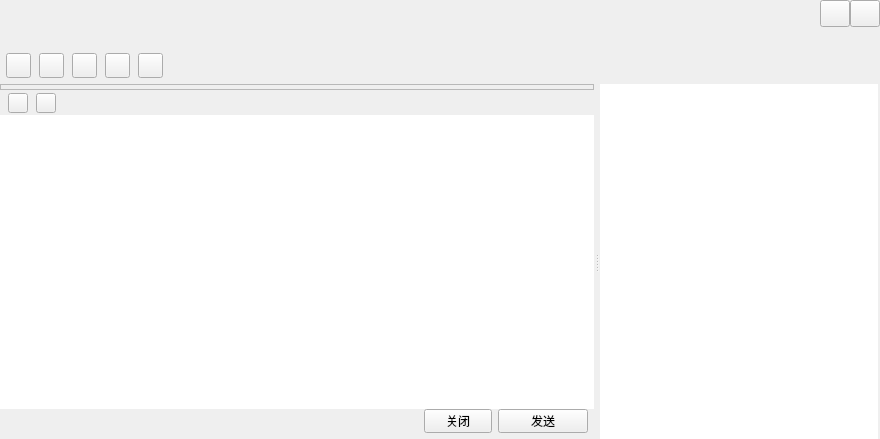
<?xml version="1.0" encoding="UTF-8"?>
<ui version="4.0">
 <class>TalkWindowClass</class>
 <widget class="QWidget" name="TalkWindowClass">
  <property name="geometry">
   <rect>
    <x>0</x>
    <y>0</y>
    <width>880</width>
    <height>439</height>
   </rect>
  </property>
  <property name="windowTitle">
   <string>TalkWindow</string>
  </property>
  <layout class="QVBoxLayout" name="verticalLayout_6">
   <property name="spacing">
    <number>0</number>
   </property>
   <property name="leftMargin">
    <number>0</number>
   </property>
   <property name="topMargin">
    <number>0</number>
   </property>
   <property name="rightMargin">
    <number>0</number>
   </property>
   <property name="bottomMargin">
    <number>0</number>
   </property>
   <item>
    <widget class="QWidget" name="titleWidget" native="true">
     <property name="sizePolicy">
      <sizepolicy hsizetype="Expanding" vsizetype="Fixed">
       <horstretch>0</horstretch>
       <verstretch>0</verstretch>
      </sizepolicy>
     </property>
     <property name="minimumSize">
      <size>
       <width>0</width>
       <height>84</height>
      </size>
     </property>
     <property name="maximumSize">
      <size>
       <width>16777215</width>
       <height>84</height>
      </size>
     </property>
     <property name="bottomskin" stdset="0">
      <bool>true</bool>
     </property>
     <layout class="QVBoxLayout" name="verticalLayout">
      <property name="spacing">
       <number>0</number>
      </property>
      <property name="leftMargin">
       <number>6</number>
      </property>
      <property name="topMargin">
       <number>0</number>
      </property>
      <property name="rightMargin">
       <number>0</number>
      </property>
      <property name="bottomMargin">
       <number>0</number>
      </property>
      <item>
       <layout class="QHBoxLayout" name="horizontalLayout">
        <property name="spacing">
         <number>0</number>
        </property>
        <item>
         <widget class="QLabel" name="nameLabel">
          <property name="sizePolicy">
           <sizepolicy hsizetype="Expanding" vsizetype="Fixed">
            <horstretch>0</horstretch>
            <verstretch>0</verstretch>
           </sizepolicy>
          </property>
          <property name="minimumSize">
           <size>
            <width>0</width>
            <height>27</height>
           </size>
          </property>
          <property name="maximumSize">
           <size>
            <width>16777215</width>
            <height>27</height>
           </size>
          </property>
          <property name="font">
           <font>
            <family>Agency FB</family>
            <pointsize>12</pointsize>
           </font>
          </property>
          <property name="text">
           <string/>
          </property>
         </widget>
        </item>
        <item>
         <widget class="QPushButton" name="sysmin">
          <property name="sizePolicy">
           <sizepolicy hsizetype="Fixed" vsizetype="Fixed">
            <horstretch>0</horstretch>
            <verstretch>0</verstretch>
           </sizepolicy>
          </property>
          <property name="minimumSize">
           <size>
            <width>30</width>
            <height>27</height>
           </size>
          </property>
          <property name="maximumSize">
           <size>
            <width>30</width>
            <height>27</height>
           </size>
          </property>
          <property name="focusPolicy">
           <enum>Qt::ClickFocus</enum>
          </property>
          <property name="toolTip">
           <string>最小化</string>
          </property>
          <property name="text">
           <string/>
          </property>
          <property name="iconSize">
           <size>
            <width>30</width>
            <height>30</height>
           </size>
          </property>
         </widget>
        </item>
        <item>
         <widget class="QPushButton" name="sysclose">
          <property name="sizePolicy">
           <sizepolicy hsizetype="Fixed" vsizetype="Fixed">
            <horstretch>0</horstretch>
            <verstretch>0</verstretch>
           </sizepolicy>
          </property>
          <property name="minimumSize">
           <size>
            <width>30</width>
            <height>27</height>
           </size>
          </property>
          <property name="maximumSize">
           <size>
            <width>30</width>
            <height>27</height>
           </size>
          </property>
          <property name="focusPolicy">
           <enum>Qt::ClickFocus</enum>
          </property>
          <property name="toolTip">
           <string>关闭</string>
          </property>
          <property name="text">
           <string/>
          </property>
          <property name="iconSize">
           <size>
            <width>30</width>
            <height>30</height>
           </size>
          </property>
         </widget>
        </item>
       </layout>
      </item>
      <item>
       <widget class="QLabel" name="signLabel">
        <property name="sizePolicy">
         <sizepolicy hsizetype="Expanding" vsizetype="Fixed">
          <horstretch>0</horstretch>
          <verstretch>0</verstretch>
         </sizepolicy>
        </property>
        <property name="minimumSize">
         <size>
          <width>0</width>
          <height>20</height>
         </size>
        </property>
        <property name="maximumSize">
         <size>
          <width>16777215</width>
          <height>20</height>
         </size>
        </property>
        <property name="font">
         <font>
          <family>Agency FB</family>
          <pointsize>10</pointsize>
         </font>
        </property>
        <property name="text">
         <string/>
        </property>
       </widget>
      </item>
      <item>
       <widget class="QWidget" name="funWidget" native="true">
        <property name="sizePolicy">
         <sizepolicy hsizetype="Expanding" vsizetype="Expanding">
          <horstretch>0</horstretch>
          <verstretch>0</verstretch>
         </sizepolicy>
        </property>
        <property name="minimumSize">
         <size>
          <width>0</width>
          <height>34</height>
         </size>
        </property>
        <property name="maximumSize">
         <size>
          <width>16777215</width>
          <height>600</height>
         </size>
        </property>
        <layout class="QHBoxLayout" name="horizontalLayout_2">
         <property name="spacing">
          <number>8</number>
         </property>
         <property name="leftMargin">
          <number>0</number>
         </property>
         <property name="topMargin">
          <number>0</number>
         </property>
         <property name="rightMargin">
          <number>6</number>
         </property>
         <property name="bottomMargin">
          <number>0</number>
         </property>
         <item>
          <widget class="QPushButton" name="addtoolbtn">
           <property name="sizePolicy">
            <sizepolicy hsizetype="Fixed" vsizetype="Fixed">
             <horstretch>0</horstretch>
             <verstretch>0</verstretch>
            </sizepolicy>
           </property>
           <property name="minimumSize">
            <size>
             <width>25</width>
             <height>25</height>
            </size>
           </property>
           <property name="maximumSize">
            <size>
             <width>25</width>
             <height>25</height>
            </size>
           </property>
           <property name="text">
            <string/>
           </property>
           <property name="hasborder" stdset="0">
            <bool>true</bool>
           </property>
          </widget>
         </item>
         <item>
          <widget class="QPushButton" name="addhumanBtn">
           <property name="sizePolicy">
            <sizepolicy hsizetype="Fixed" vsizetype="Fixed">
             <horstretch>0</horstretch>
             <verstretch>0</verstretch>
            </sizepolicy>
           </property>
           <property name="minimumSize">
            <size>
             <width>25</width>
             <height>25</height>
            </size>
           </property>
           <property name="maximumSize">
            <size>
             <width>25</width>
             <height>25</height>
            </size>
           </property>
           <property name="text">
            <string/>
           </property>
           <property name="hasborder" stdset="0">
            <bool>true</bool>
           </property>
          </widget>
         </item>
         <item>
          <widget class="QPushButton" name="appBtn">
           <property name="sizePolicy">
            <sizepolicy hsizetype="Fixed" vsizetype="Fixed">
             <horstretch>0</horstretch>
             <verstretch>0</verstretch>
            </sizepolicy>
           </property>
           <property name="minimumSize">
            <size>
             <width>25</width>
             <height>25</height>
            </size>
           </property>
           <property name="maximumSize">
            <size>
             <width>25</width>
             <height>25</height>
            </size>
           </property>
           <property name="text">
            <string/>
           </property>
           <property name="hasborder" stdset="0">
            <bool>true</bool>
           </property>
          </widget>
         </item>
         <item>
          <widget class="QPushButton" name="videoBtn">
           <property name="sizePolicy">
            <sizepolicy hsizetype="Fixed" vsizetype="Fixed">
             <horstretch>0</horstretch>
             <verstretch>0</verstretch>
            </sizepolicy>
           </property>
           <property name="minimumSize">
            <size>
             <width>25</width>
             <height>25</height>
            </size>
           </property>
           <property name="maximumSize">
            <size>
             <width>25</width>
             <height>25</height>
            </size>
           </property>
           <property name="text">
            <string/>
           </property>
           <property name="hasborder" stdset="0">
            <bool>true</bool>
           </property>
          </widget>
         </item>
         <item>
          <widget class="QPushButton" name="toolsetBtn">
           <property name="sizePolicy">
            <sizepolicy hsizetype="Fixed" vsizetype="Fixed">
             <horstretch>0</horstretch>
             <verstretch>0</verstretch>
            </sizepolicy>
           </property>
           <property name="minimumSize">
            <size>
             <width>25</width>
             <height>25</height>
            </size>
           </property>
           <property name="maximumSize">
            <size>
             <width>25</width>
             <height>25</height>
            </size>
           </property>
           <property name="text">
            <string/>
           </property>
           <property name="hasborder" stdset="0">
            <bool>true</bool>
           </property>
          </widget>
         </item>
         <item>
          <spacer name="horizontalSpacer">
           <property name="orientation">
            <enum>Qt::Horizontal</enum>
           </property>
           <property name="sizeHint" stdset="0">
            <size>
             <width>700</width>
             <height>20</height>
            </size>
           </property>
          </spacer>
         </item>
        </layout>
       </widget>
      </item>
     </layout>
    </widget>
   </item>
   <item>
    <widget class="QSplitter" name="splitter">
     <property name="sizePolicy">
      <sizepolicy hsizetype="Expanding" vsizetype="Expanding">
       <horstretch>0</horstretch>
       <verstretch>0</verstretch>
      </sizepolicy>
     </property>
     <property name="orientation">
      <enum>Qt::Horizontal</enum>
     </property>
     <property name="handleWidth">
      <number>6</number>
     </property>
     <widget class="QSplitter" name="bodySplitter">
      <property name="sizePolicy">
       <sizepolicy hsizetype="Expanding" vsizetype="Expanding">
        <horstretch>0</horstretch>
        <verstretch>0</verstretch>
       </sizepolicy>
      </property>
      <property name="orientation">
       <enum>Qt::Vertical</enum>
      </property>
      <property name="handleWidth">
       <number>1</number>
      </property>
      <property name="childrenCollapsible">
       <bool>false</bool>
      </property>
      <widget class="QWidget" name="bodyWidget" native="true">
       <property name="sizePolicy">
        <sizepolicy hsizetype="Expanding" vsizetype="Expanding">
         <horstretch>0</horstretch>
         <verstretch>0</verstretch>
        </sizepolicy>
       </property>
       <layout class="QVBoxLayout" name="verticalLayout_4">
        <property name="spacing">
         <number>0</number>
        </property>
        <property name="leftMargin">
         <number>0</number>
        </property>
        <property name="topMargin">
         <number>0</number>
        </property>
        <property name="rightMargin">
         <number>0</number>
        </property>
        <property name="bottomMargin">
         <number>0</number>
        </property>
        <item>
         <widget class="QFrame" name="frameWidget">
          <property name="sizePolicy">
           <sizepolicy hsizetype="Expanding" vsizetype="Expanding">
            <horstretch>0</horstretch>
            <verstretch>0</verstretch>
           </sizepolicy>
          </property>
          <property name="frameShape">
           <enum>QFrame::StyledPanel</enum>
          </property>
          <property name="frameShadow">
           <enum>QFrame::Raised</enum>
          </property>
          <layout class="QVBoxLayout" name="verticalLayout_3">
           <property name="spacing">
            <number>0</number>
           </property>
           <property name="leftMargin">
            <number>0</number>
           </property>
           <property name="topMargin">
            <number>1</number>
           </property>
           <property name="rightMargin">
            <number>0</number>
           </property>
           <property name="bottomMargin">
            <number>1</number>
           </property>
           <item>
            <widget class="QWidget" name="msgWidget" native="true"/>
           </item>
          </layout>
         </widget>
        </item>
       </layout>
      </widget>
      <widget class="QWidget" name="bottomWidget" native="true">
       <property name="sizePolicy">
        <sizepolicy hsizetype="Expanding" vsizetype="Expanding">
         <horstretch>0</horstretch>
         <verstretch>0</verstretch>
        </sizepolicy>
       </property>
       <property name="minimumSize">
        <size>
         <width>0</width>
         <height>138</height>
        </size>
       </property>
       <property name="maximumSize">
        <size>
         <width>16777215</width>
         <height>400</height>
        </size>
       </property>
       <layout class="QVBoxLayout" name="verticalLayout_2">
        <property name="spacing">
         <number>0</number>
        </property>
        <property name="leftMargin">
         <number>0</number>
        </property>
        <property name="topMargin">
         <number>0</number>
        </property>
        <property name="rightMargin">
         <number>0</number>
        </property>
        <property name="bottomMargin">
         <number>0</number>
        </property>
        <item>
         <widget class="QWidget" name="moduleWidget" native="true">
          <property name="sizePolicy">
           <sizepolicy hsizetype="Expanding" vsizetype="Fixed">
            <horstretch>0</horstretch>
            <verstretch>0</verstretch>
           </sizepolicy>
          </property>
          <property name="minimumSize">
           <size>
            <width>0</width>
            <height>24</height>
           </size>
          </property>
          <property name="maximumSize">
           <size>
            <width>16777215</width>
            <height>24</height>
           </size>
          </property>
          <layout class="QHBoxLayout" name="horizontalLayout_3">
           <property name="spacing">
            <number>8</number>
           </property>
           <property name="leftMargin">
            <number>8</number>
           </property>
           <property name="topMargin">
            <number>0</number>
           </property>
           <property name="rightMargin">
            <number>8</number>
           </property>
           <property name="bottomMargin">
            <number>0</number>
           </property>
           <item>
            <widget class="QPushButton" name="faceBtn">
             <property name="sizePolicy">
              <sizepolicy hsizetype="Fixed" vsizetype="Fixed">
               <horstretch>0</horstretch>
               <verstretch>0</verstretch>
              </sizepolicy>
             </property>
             <property name="minimumSize">
              <size>
               <width>20</width>
               <height>20</height>
              </size>
             </property>
             <property name="maximumSize">
              <size>
               <width>20</width>
               <height>20</height>
              </size>
             </property>
             <property name="text">
              <string/>
             </property>
             <property name="hasborder" stdset="0">
              <bool>true</bool>
             </property>
            </widget>
           </item>
           <item>
            <widget class="QPushButton" name="fileopenBtn">
             <property name="sizePolicy">
              <sizepolicy hsizetype="Fixed" vsizetype="Fixed">
               <horstretch>0</horstretch>
               <verstretch>0</verstretch>
              </sizepolicy>
             </property>
             <property name="minimumSize">
              <size>
               <width>20</width>
               <height>20</height>
              </size>
             </property>
             <property name="maximumSize">
              <size>
               <width>20</width>
               <height>20</height>
              </size>
             </property>
             <property name="text">
              <string/>
             </property>
             <property name="hasborder" stdset="0">
              <bool>true</bool>
             </property>
            </widget>
           </item>
           <item>
            <spacer name="horizontalSpacer_2">
             <property name="orientation">
              <enum>Qt::Horizontal</enum>
             </property>
             <property name="sizeHint" stdset="0">
              <size>
               <width>519</width>
               <height>20</height>
              </size>
             </property>
            </spacer>
           </item>
          </layout>
         </widget>
        </item>
        <item>
         <widget class="QMsgTextEdit" name="textEdit">
          <property name="contextMenuPolicy">
           <enum>Qt::NoContextMenu</enum>
          </property>
          <property name="frameShape">
           <enum>QFrame::NoFrame</enum>
          </property>
         </widget>
        </item>
        <item>
         <layout class="QHBoxLayout" name="horizontalLayout_4">
          <property name="rightMargin">
           <number>6</number>
          </property>
          <property name="bottomMargin">
           <number>6</number>
          </property>
          <item>
           <spacer name="horizontalSpacer_3">
            <property name="orientation">
             <enum>Qt::Horizontal</enum>
            </property>
            <property name="sizeHint" stdset="0">
             <size>
              <width>328</width>
              <height>20</height>
             </size>
            </property>
           </spacer>
          </item>
          <item>
           <widget class="QToolButton" name="closeBtn">
            <property name="minimumSize">
             <size>
              <width>68</width>
              <height>24</height>
             </size>
            </property>
            <property name="maximumSize">
             <size>
              <width>68</width>
              <height>24</height>
             </size>
            </property>
            <property name="text">
             <string>关闭</string>
            </property>
            <property name="titleskin" stdset="0">
             <bool>true</bool>
            </property>
           </widget>
          </item>
          <item>
           <widget class="QToolButton" name="sendBtn">
            <property name="minimumSize">
             <size>
              <width>90</width>
              <height>24</height>
             </size>
            </property>
            <property name="maximumSize">
             <size>
              <width>90</width>
              <height>24</height>
             </size>
            </property>
            <property name="text">
             <string>发送</string>
            </property>
            <property name="titleskin" stdset="0">
             <bool>false</bool>
            </property>
           </widget>
          </item>
         </layout>
        </item>
       </layout>
      </widget>
     </widget>
     <widget class="QWidget" name="widget" native="true">
      <property name="sizePolicy">
       <sizepolicy hsizetype="Expanding" vsizetype="Expanding">
        <horstretch>0</horstretch>
        <verstretch>0</verstretch>
       </sizepolicy>
      </property>
      <property name="minimumSize">
       <size>
        <width>280</width>
        <height>0</height>
       </size>
      </property>
      <property name="maximumSize">
       <size>
        <width>280</width>
        <height>16777215</height>
       </size>
      </property>
      <layout class="QVBoxLayout" name="verticalLayout_5">
       <property name="spacing">
        <number>0</number>
       </property>
       <property name="leftMargin">
        <number>0</number>
       </property>
       <property name="topMargin">
        <number>0</number>
       </property>
       <property name="rightMargin">
        <number>0</number>
       </property>
       <property name="bottomMargin">
        <number>0</number>
       </property>
       <item>
        <widget class="QScrollArea" name="scrollArea">
         <property name="frameShape">
          <enum>QFrame::NoFrame</enum>
         </property>
         <property name="horizontalScrollBarPolicy">
          <enum>Qt::ScrollBarAlwaysOff</enum>
         </property>
         <property name="widgetResizable">
          <bool>true</bool>
         </property>
         <widget class="QWidget" name="scrollAreaWidgetContents">
          <property name="geometry">
           <rect>
            <x>0</x>
            <y>0</y>
            <width>280</width>
            <height>355</height>
           </rect>
          </property>
          <property name="sizePolicy">
           <sizepolicy hsizetype="Expanding" vsizetype="Expanding">
            <horstretch>0</horstretch>
            <verstretch>0</verstretch>
           </sizepolicy>
          </property>
          <widget class="QTreeWidget" name="treeWidget">
           <property name="geometry">
            <rect>
             <x>0</x>
             <y>0</y>
             <width>278</width>
             <height>355</height>
            </rect>
           </property>
           <property name="frameShape">
            <enum>QFrame::NoFrame</enum>
           </property>
           <property name="verticalScrollBarPolicy">
            <enum>Qt::ScrollBarAsNeeded</enum>
           </property>
           <property name="horizontalScrollBarPolicy">
            <enum>Qt::ScrollBarAlwaysOff</enum>
           </property>
           <property name="editTriggers">
            <set>QAbstractItemView::AllEditTriggers</set>
           </property>
           <property name="indentation">
            <number>0</number>
           </property>
           <property name="headerHidden">
            <bool>true</bool>
           </property>
           <property name="expandsOnDoubleClick">
            <bool>false</bool>
           </property>
           <column>
            <property name="text">
             <string notr="true">1</string>
            </property>
           </column>
          </widget>
         </widget>
        </widget>
       </item>
      </layout>
     </widget>
    </widget>
   </item>
  </layout>
 </widget>
 <layoutdefault spacing="6" margin="11"/>
 <customwidgets>
  <customwidget>
   <class>QMsgTextEdit</class>
   <extends>QTextEdit</extends>
   <header location="global">qmsgtextedit.h</header>
  </customwidget>
 </customwidgets>
 <resources/>
 <connections/>
</ui>
